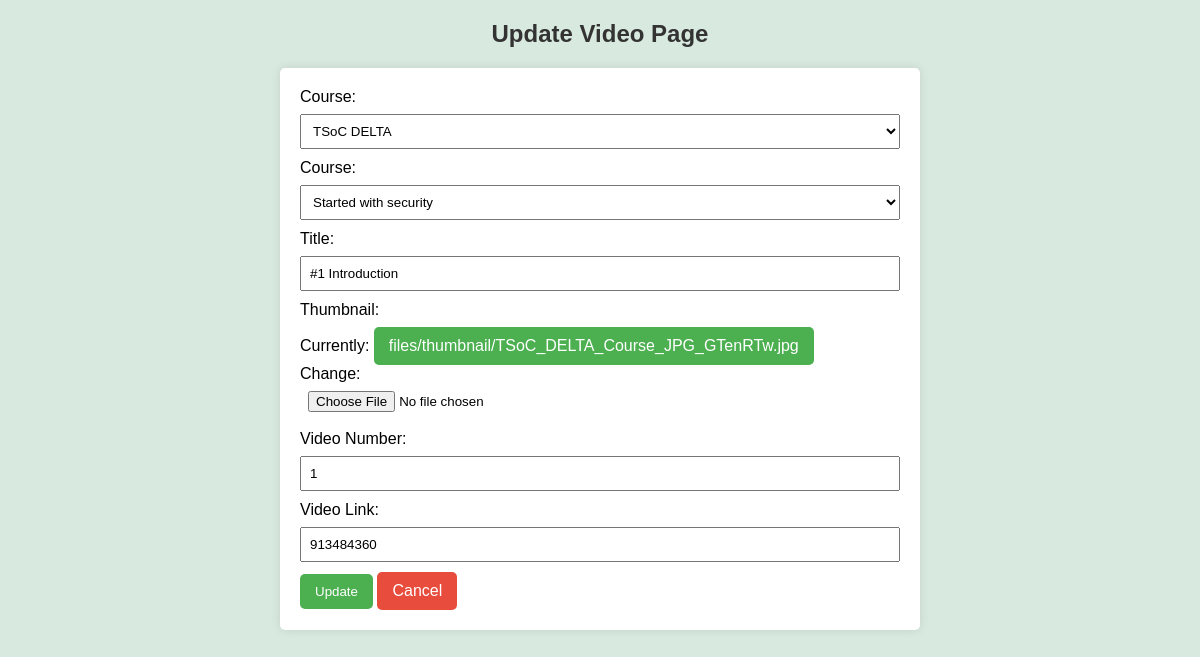
The page /updatevideopage/1/ on the database as committed earlier.
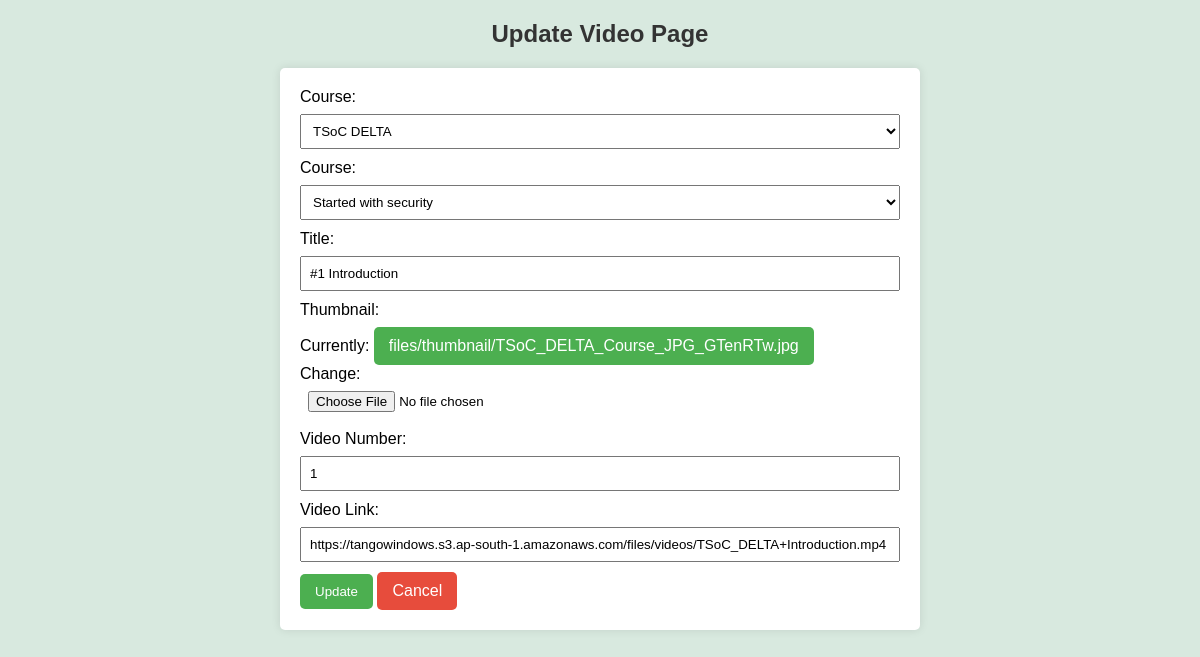
The same page on the database as committed later.
### tango/models.py (models this page shows, shortened)
class Video(models.Model):
    chapter = models.ForeignKey(Chapter,null=True,on_delete=models.CASCADE)
    course = models.ForeignKey(Course,null=True,on_delete=models.CASCADE)
    thumbnail = models.ImageField(upload_to='files/thumbnail/',null=True)
    title =  models.CharField(max_length=100,null=True)
    serial_number = models.IntegerField(null=True)
    video_id = models.CharField(max_length=250,null=True)
    slug = models.CharField(max_length=40,null=True,unique=True)

### tango/views.py (the view)
# urls.py: path('updatevideopage/<int:pk>/',views.UpdateVideoPage,name='updatevideopage'),
def UpdateVideoPage(request,pk):
    video = Video.objects.get(id=pk)
    form = VideoForm(instance=video)
    if request.method == 'POST':
        form = VideoForm(request.POST, request.FILES, instance=video)
        if form.is_valid():
            form.save()
            return redirect('videopage')
    context = {'form':form}
    return render(request,'tango/admin/updatevideo.html',context)

### tango/forms.py
class VideoForm(forms.ModelForm):
    class Meta:
        model = Video
        fields = ['chapter', 'course', 'thumbnail', 'title', 'serial_number', 'video_id']
    def __init__(self, *args, **kwargs):
        super().__init__(*args, **kwargs)
        self.fields['chapter'].queryset = Chapter.objects.all()
        self.fields['course'].queryset = Course.objects.all()

### tango/models.py (called while the page is built)
    def __str__(self):
        return self.name

    def __str__(self):
        return self.title

### tango/templates/tango/admin/updatevideo.html (shortened to what this page needs)
<!DOCTYPE html>
<html lang="en">
<head>
</head>
<body>
    <h2>Update Video Page</h2>
    <form method="post" enctype="multipart/form-data">
        <label for="{{ form.course.id_for_label }}">Course:</label>
            {{ form.course }}
        <label for="{{ form.chapter.id_for_label }}">Course:</label>
            {{ form.chapter }}
        <label for="title">Title:</label>
        {{ form.title }}
        <label for="thumbnail">Thumbnail:</label>
        {{ form.thumbnail }}
        <label for="serial_number">Video Number:</label>
        {{ form.serial_number }}
        <label for="video_id">Video Link:</label>
        {{ form.video_id }}
        <button type="submit">Update</button>
        <a href="{% url 'videopage' %}" class="cancel-button">Cancel</a>
    </form>
</body>
</html>

Rows that differ between the two databases and show on the page:
changed Video "TSoC DELTA": video_id "913484360" → "https://tangowindows.s3.ap-south-1.amazonaws.com/files/videos/TSoC_DELTA+Introduction.mp4"
